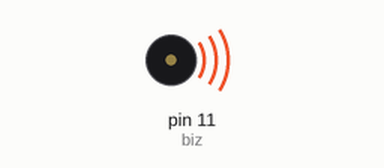
Recording of a sketch running on a simulated Arduino Uno, built with avr-gcc and run on an emulated ATmega328P. Shown: buzzer (waves = sounding).

Above: at 4.4 s.
At 9.77 s:
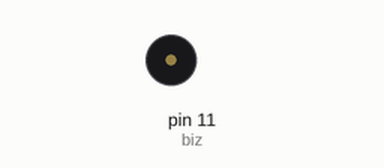
Timing chart, 0 to 16.8 s (numbered marks = the images above):
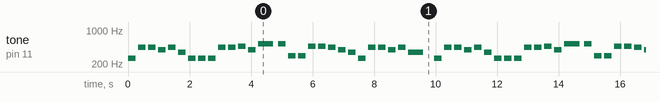

The sketch:

003_christmas_tree_was_born.ino
```cpp
// В лесу родилась елочка
#include "pitches.h"
int biz=11;

int melody[] = {
  NOTE_C4, NOTE_A4, NOTE_A4, NOTE_G4,
  NOTE_A4, NOTE_F4, NOTE_C4, NOTE_C4,
  NOTE_C4, NOTE_A4, NOTE_A4, NOTE_AS4,
  NOTE_G4, NOTE_C5, NOTE_C5, NOTE_D4,
  NOTE_D4, NOTE_AS4,NOTE_AS4,NOTE_A4,
  NOTE_G4, NOTE_F4, NOTE_C4, NOTE_A4,
  NOTE_A4, NOTE_G4, NOTE_A4, NOTE_F4
};

int Durations[] = {4,4,4,4,4,4,4,4,4,4,
  4,4,4,2,4,4,4,4,4,4,4,4,4,4,4,4,4,2};

void setup(){}

void loop() {
   for(int i=0;i<2;i++){
   for (int Note = 0; Note < 28; Note++) {
   int Duration = 1000/Durations[Note];
   tone(biz, melody[Note],Duration);

   int pauseNotes = Duration * 1.30;
   delay(pauseNotes);
     noTone(biz); }
    delay(200);}
  delay(6000);
} 
```

Measured:
- by itself, tone on pin 11 (biz): plays 262 Hz for 0.25 s, 440 Hz for 0.25 s, 440 Hz for 0.25 s, 392 Hz for 0.25 s, 440 Hz for 0.25 s, 349 Hz for 0.25 s … (282 notes in this stretch)
